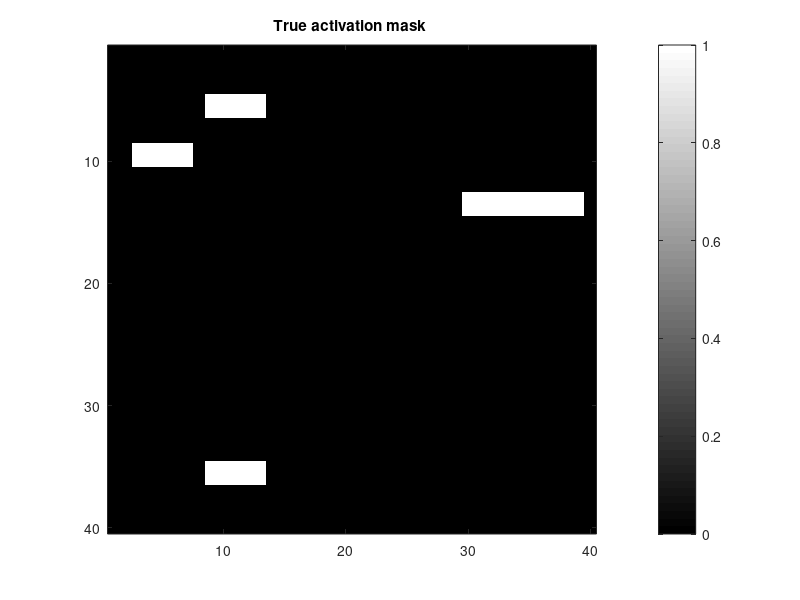

Write the MATLAB code that produced this figure. (Note: this script raises an error after producing the figure.)
%% =========================================================
% MC_2D_NeighborhoodSensitivity_LocalCCA.m
%
% Sensitivity analysis of proposed local CCA-based Wald test
% w.r.t. spatial neighborhood size (n_y, n_x)
%
% Empirical-quantile-based Wald rejection
%
% Author: Wenjing ; last updated: 13-JAN-2026-correct version 
% =========================================================
close all; clear; clc; rng(0);
%% -------------------------
% Monte Carlo settings
% -------------------------
MC = 500;

%% -------------------------
% Spatial grid & activation mask
% -------------------------
Nx = 40; Ny = 40;
V  = Nx * Ny;

active_mask = false(Ny, Nx);

% ---- Four activation blocks (2 x 5) ----
h = 2; w = 5;

% top
active_mask(5:6, 9:13) = true;
% bottom
active_mask(Ny-h-3:Ny-h-2, 9:13) = true;
% left
active_mask(9:10, 3:7) = true;
% right
active_mask(13:14, Nx-w-5:Nx-1) = true;

%% -------------------------
% Linear indices
% -------------------------
active_idx   = find(active_mask(:));
inactive_idx = find(~active_mask(:));

figure;
imagesc(active_mask);
axis image;
colormap(gray);
colorbar;
title('True activation mask ');

%% -------------------------
% Data-generation parameters
% -------------------------
n      = 200;
m      = 18;
r      = 1;
p      = r*m;
rho    = 0.5;
sigma2 = 1;
hs     = 1;     % spatial bandwidth
%% -------------------------
% HRF
% -------------------------
h0 = zeros(m,1);
h0(3:10) = 1;
h0 = h0 / norm(h0);

%% -------------------------
% Stimulus & design
% -------------------------
s = block_stimulus(n,10);
S = zeros(n,m);
for j = 1:m
    S(j:end,j) = s(1:n-j+1);
end

%% -------------------------
% Drift & smoothing
% -------------------------
t  = (1:n)'/n;
d  = 10*sin(pi*(t-0.21));
Sd = build_local_linear_smoother(t, 0.1);
A  = eye(n) - Sd;
Stilde = A * S;

Gamma   = (Stilde' * Stilde) / n;
Sigma22 = Gamma + 0.1 * eye(p);

%% =========================================================
% Neighborhood sizes to test
%% =========================================================
neigh_list = [ ...
    1 1;
    3 3;
    5 5;
    7 7 ];

n_neigh = size(neigh_list,1);

TPR_all_quantile   = zeros(n_neigh,1);
FPR_all_quantile   = zeros(n_neigh,1);
Dice_all_quantile  = zeros(n_neigh,1);

TPR_all_chi  = zeros(n_neigh,1);
FPR_all_chi  = zeros(n_neigh,1);
Dice_all_chi = zeros(n_neigh,1);

%% =========================================================
% COMMON interior mask (based on largest neighborhood)
%% =========================================================

edge_margin_y = floor(7/2);
edge_margin_x = floor(7/2);

interior_mask = false(Ny, Nx);
interior_mask( ...
    (1+edge_margin_y):(Ny-edge_margin_y), ...
    (1+edge_margin_x):(Nx-edge_margin_x) ) = true;

interior_idx = find(interior_mask(:));


%% =========================================================
% Loop over neighborhood sizes
%% =========================================================
for ii = 1:n_neigh

    ny = neigh_list(ii,1);
    nx = neigh_list(ii,2);

    fprintf('\nNeighborhood size = (%d,%d)\n', ny, nx);

    half_y = floor(ny/2);
    half_x = floor(nx/2);

    TPR_MC_quantile  =zeros(MC,1);
    FPR_MC_quantile  =zeros(MC,1);
    Dice_MC_quantile =zeros(MC,1);

    TPR_MC_chi  = zeros(MC,1);
    FPR_MC_chi  = zeros(MC,1);
    Dice_MC_chi = zeros(MC,1);


    for mc = 1:MC

     fprintf('Running mc = %d\n', mc);


    %% -----------------------
    % Generate AR(1) noise for all voxels
    % ------------------------
    eps_all = zeros(n, V);
    
     for v = 1:V
       eps_all(:,v) = generate_ar1(n, rho, sigma2);
     end

     eps_tilde = A * eps_all;
    
     %% -----------------------
     % Generate voxelwise data
     % ------------------------
     Y = zeros(n,V);   % each column = one voxel time series
     Y(:,active_idx)=S*h0+ d + eps_all(:,active_idx);
     Y(:,inactive_idx)=d+eps_all(:,inactive_idx);

     Ytilde = A * Y;   % drift removed data
     P_S = Stilde * ((Stilde' * Stilde) \ Stilde');   % n x n
     task_energy = zeros(1, V);

     for v = 1:V
       yv = Ytilde(:,v);              % drift removed signal
       task_energy(v) = mean((P_S * yv).^2);  
     end

     E_map = reshape(task_energy, Ny, Nx);


     % threshold (top 5% as pseudo-active)
     thr = quantile(task_energy, 0.95);
     pseudo_active   = find(task_energy > thr);    % linear indices
     pseudo_inactive = find(task_energy <= thr);
   

     % pseudo-active voxel coordinates
     [y_act, x_act] = ind2sub([Ny, Nx], pseudo_active);
     pseudo_active_2d = [y_act, x_act];   % N_act x 2  [row, col]

     % pseudo-inactive voxel coordinates
     [y_inact, x_inact] = ind2sub([Ny, Nx], pseudo_inactive);
     pseudo_inactive_2d = [y_inact, x_inact];

     
    %% =====================================================
    % Loop over all voxels
    % =====================================================
     beta_raw_hat_all = zeros(p,V);   % p = dim(beta)


    for v0 = 1:V

    % -----------------------------
    %  (row=y, col=x)
    % -----------------------------
    [y0, x0] = ind2sub([Ny, Nx], v0);

    % -----------------------------
    % 截断邻域（自动处理边界）
    % -----------------------------
    x_range = max(1, x0-half_x) : min(Nx, x0+half_x); 
    y_range = max(1, y0-half_y) : min(Ny, y0+half_y);

    % -----------------------------
    % 所有邻域 2D 坐标
    % -----------------------------
    [YY, XX] = ndgrid(y_range, x_range);      % row-major

    neigh_coords = [YY(:), XX(:)];            % [y, x]=[row, col]

    % -----------------------------
    % 转成 linear index（关键一步）
    % -----------------------------
    neigh_idx = sub2ind([Ny, Nx], YY(:), XX(:));

    Kloc = numel(neigh_idx);

   % -----------------------------
   % Gaussian spatial weights
   % -----------------------------
    dists = sqrt( ...
    (neigh_coords(:,1) - y0).^2 + ...
    (neigh_coords(:,2) - x0).^2 );

    w = exp(-(dists.^2) / (2*hs^2));
 
   % normalize
    w = w / sum(w);
    % -----------------------------
    % Collect Spatially weighted signal and noise
    % -----------------------------
  
    epstilde_all= eps_tilde(:,neigh_idx);
    ybar = Ytilde(:,neigh_idx) * w; % [n x 1]

   %% compute Sigma
    Yloc=Ytilde(:,neigh_idx); % [ n x Kloc]
    sigma11 = (1/n) * sum( w' .* sum(Yloc.^2, 1) );
    sigma21 = zeros(p,1);

    for k = 1:Kloc
       sigma21 = sigma21 + w(k) * (Stilde' * Yloc(:,k));
    end
   
    sigma21 = sigma21 / n;
    beta_raw_hat=sigma11^(-1/2) * (Sigma22 \ sigma21);
    beta_raw_hat_all(:,v0) = beta_raw_hat;
  


   end



   %% =====================================================
   % Estimate null covariance from pseudo-inactive voxels
   % =====================================================

   num_pick = floor(length(pseudo_inactive)/2);
   perm = randperm(length(pseudo_inactive), num_pick);
   inactive_pick = pseudo_inactive(perm);

   % null mean (beta0)
   beta0_hat = mean(beta_raw_hat_all(:, inactive_pick), 2);   % p x 1

   % scaled deviations (time-scale!)
   Delta_inact = sqrt(n) * ...
    (beta_raw_hat_all(:, inactive_pick) - beta0_hat);      % p x Npick

   %covariance estimate
   Lambda_inact = cov(Delta_inact');    % p x p

   % =====================================================
   % Wald statistic for all voxels
   % =====================================================

   Delta_all = sqrt(n) * ...
    (beta_raw_hat_all - beta0_hat);   % p x V

   L = chol(Lambda_inact, 'lower');
   Z = L \ Delta_all;                    % p x V

   Tn = sum(Z.^2, 1);                    % 1 x V
   
   % =====================================================
   % quantile--empirical method
   % =====================================================

   thr = quantile(Tn(inactive_pick), 0.99);  % empirical null
   rej = false(V,1);
   rej(interior_idx) = Tn(interior_idx) > thr;
   rej_map = reshape(rej, Ny, Nx);

   % =====================================================
   %  chi_square(rm)-therotical method
   % =====================================================
   thr_theory = chi2inv(0.99, p);   % p = 18
   rej_chi_vec= zeros(V,1);
   rej_chi_vec(Tn>thr_theory)=1;
   rej_chi_map = reshape(rej_chi_vec, Ny, Nx);

   %====================================================
   %% metric
   %=====================================================
    metrics_chi   = compute_TPR_FPR(rej_chi_map, ...
                                active_mask, ...
                                interior_mask);
    TPR_MC_chi(mc)  = metrics_chi.TPR;
    FPR_MC_chi(mc)  = metrics_chi.FPR;
    Dice_MC_chi(mc) = metrics_chi.Dice;


    metrics_emp   = compute_TPR_FPR(rej_map, ...
                                active_mask, ...
                                interior_mask);

    TPR_MC_quantile(mc)  = metrics_emp.TPR;
    FPR_MC_quantile(mc)  = metrics_emp.FPR;
    Dice_MC_quantile(mc) = metrics_emp.Dice;
     
  end

    %% -------------------------
    % Average over MC
    % -------------------------

    TPR_all_quantile(ii)  = mean(TPR_MC_quantile);
    FPR_all_quantile(ii)  = mean(FPR_MC_quantile);
    Dice_all_quantile(ii) = mean(Dice_MC_quantile);

    TPR_all_chi(ii)  = mean(TPR_MC_chi);
    FPR_all_chi(ii)  = mean(FPR_MC_chi);
    Dice_all_chi(ii) = mean(Dice_MC_chi);


end


%% =========================================================
% Results tables
%% =========================================================

% ---- Empirical (quantile-based) Wald test ----
Results_empirical = table( ...
    neigh_list(:,1), neigh_list(:,2), ...
    TPR_all_quantile, FPR_all_quantile, Dice_all_quantile, ...
    'VariableNames', {'n_y','n_x','TPR','FPR','Dice'});

disp('Empirical (quantile-based) Wald test results:');
disp(Results_empirical);

% ---- Theoretical (chi-square-based) Wald test ----
Results_theoretical = table( ...
    neigh_list(:,1), neigh_list(:,2), ...
    TPR_all_chi, FPR_all_chi, Dice_all_chi, ...
    'VariableNames', {'n_y','n_x','TPR','FPR','Dice'});

disp('Theoretical (chi-square-based) Wald test results:');
disp(Results_theoretical);
